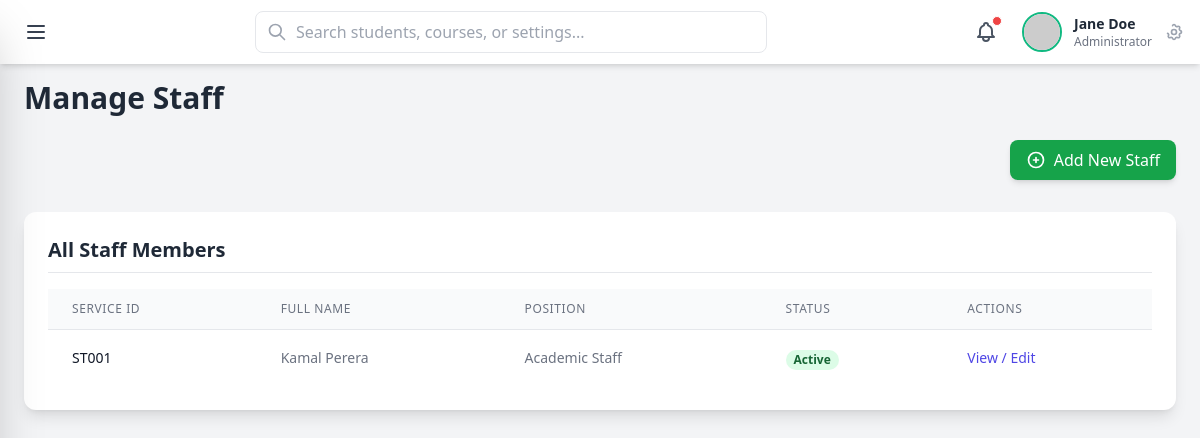
The app's page /admin/pages/manage_staff.php, older data.
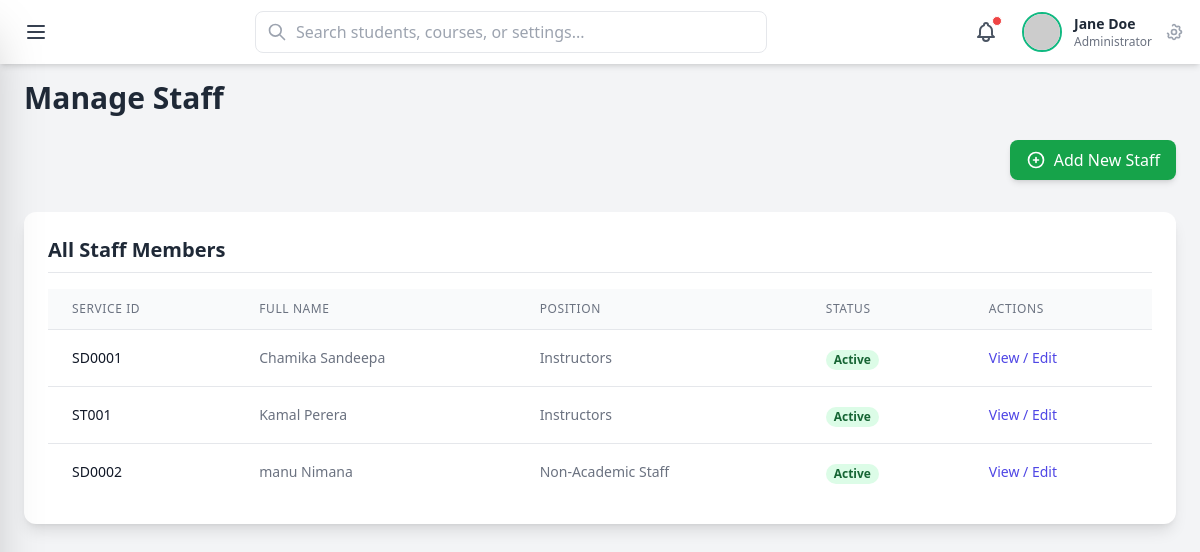
The same page, newer data.
### tables this page shows
CREATE TABLE `staff` (
  `id` int(11) NOT NULL,
  `staff_id` varchar(20) NOT NULL,
  `service_id` varchar(20) NOT NULL,
  `first_name` varchar(50) NOT NULL,
  `last_name` varchar(50) NOT NULL,
  `nic` varchar(15) NOT NULL,
  `gender` varchar(10) NOT NULL,
  `password` varchar(255) NOT NULL,
  `position` varchar(100) NOT NULL,
  `course_no` varchar(20) DEFAULT NULL,
  `profile_photo` varchar(255) DEFAULT NULL,
  `status` enum('active','inactive') NOT NULL DEFAULT 'active'
);

### admin/pages/manage_staff.php (the view, shortened to what this page needs)
<?php
include_once('../include/header.php');
include_once('../../include/connection.php');
$query = "SELECT * FROM staff ORDER BY position ASC, first_name ASC";
$result = $con->query($query);
?>
<h2 class="text-3xl font-bold text-gray-800 mb-6">Manage Staff</h2>
<div class="mb-6 text-right">
     <a href="../../log/register.php" target="_blank" class="inline-flex items-center px-4 py-2 bg-green-600 text-white rounded-lg hover:bg-green-700 shadow-md">
       <svg class="w-5 h-5 mr-2" fill="none" stroke="currentColor" viewBox="0 0 24 24" xmlns="http://www.w3.org/2000/svg"><path stroke-linecap="round" stroke-linejoin="round" stroke-width="2" d="M12 9v3m0 0v3m0-3h3m-3 0H9m12 0a9 9 0 11-18 0 9 9 0 0118 0z"></path></svg>
       Add New Staff
     </a>
</div>
<div class="bg-white p-6 rounded-xl shadow-lg mt-8">
    <h3 class="text-xl font-semibold text-gray-800 mb-4 border-b pb-2">All Staff Members</h3>
    <div class="overflow-x-auto">
        <table class="min-w-full divide-y divide-gray-200">
            <thead class="bg-gray-50">
                <tr>
                    <th scope="col" class="px-6 py-3 text-left text-xs font-medium text-gray-500 uppercase tracking-wider">Service ID</th>
                    <th scope="col" class="px-6 py-3 text-left text-xs font-medium text-gray-500 uppercase tracking-wider">Full Name</th>
                    <th scope="col" class="px-6 py-3 text-left text-xs font-medium text-gray-500 uppercase tracking-wider">Position</th>
                    <th scope="col" class="px-6 py-3 text-left text-xs font-medium text-gray-500 uppercase tracking-wider">Status</th>
                    <th scope="col" class="px-6 py-3 text-left text-xs font-medium text-gray-500 uppercase tracking-wider">Actions</th>
                </tr>
            </thead>
            <tbody class="bg-white divide-y divide-gray-200">
                <?php
                if ($result && $result->num_rows > 0) {
                    while ($staff = $result->fetch_assoc()) {
                ?>
                <tr>
                    <td class="px-6 py-4 whitespace-nowrap text-sm font-medium text-gray-900"><?php echo htmlspecialchars($staff['service_id']); ?></td>
                    <td class="px-6 py-4 whitespace-nowrap text-sm text-gray-500"><?php echo htmlspecialchars($staff['first_name'] . ' ' . $staff['last_name']); ?></td>
                    <td class="px-6 py-4 whitespace-nowrap text-sm text-gray-500"><?php echo htmlspecialchars($staff['position']); ?></td>
                    <td class="px-6 py-4 whitespace-nowrap">
                        <?php if ($staff['status'] == 'active'): ?>
                            <span class="px-2 inline-flex text-xs leading-5 font-semibold rounded-full bg-green-100 text-green-800">Active</span>
                        <?php else: ?>
                            <span class="px-2 inline-flex text-xs leading-5 font-semibold rounded-full bg-red-100 text-red-800">Inactive</span>
                        <?php endif; ?>
                    </td>
                    <td class="px-6 py-4 whitespace-nowrap text-sm font-medium">
                        <a href="view_staff_details.php?staff_id=<?php echo htmlspecialchars($staff['staff_id']); ?>" class="text-indigo-600 hover:text-indigo-900">
                           View / Edit
                        </a>
                    </td>
                </tr>
                <?php
                    }
                } else {
                    echo '<tr><td colspan="6" class="px-6 py-12 text-center text-gray-500">No staff members found. Add new staff using the button above.</td></tr>';
                }
                ?>
            </tbody>
        </table>
    </div>
</div>
<?php include_once('../include/footer.php'); ?>

Row changes from the older to the newer data that the page shows:
added staff: service "SD0001", first_name+last_name "Chamika Sandeepa", position "Instructors", status "Active"
changed staff "ST001": position "Academic Staff" → "Instructors"
added staff: service "SD0002", first_name+last_name "manu Nimana", position "Non-Academic Staff", status "Active"
